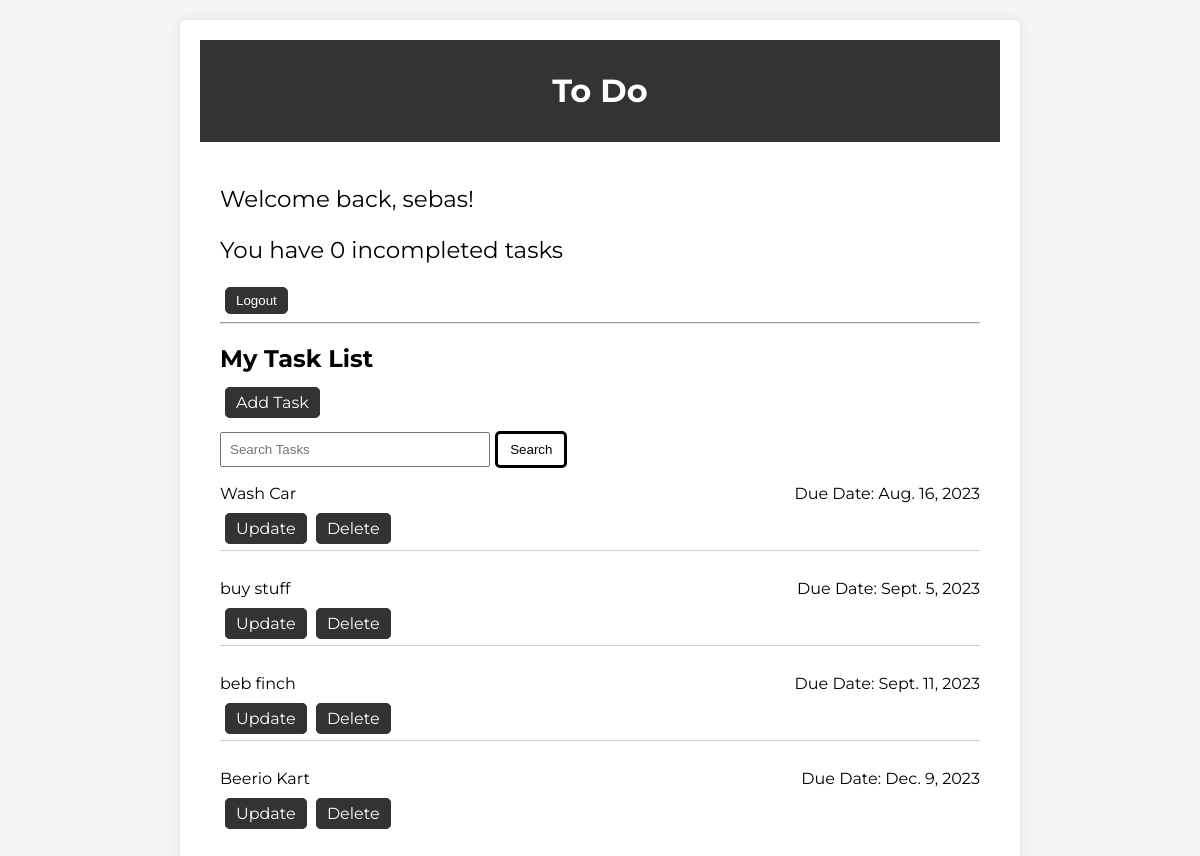
The app's page /search/ (signed in) with its own data.
### tasks/models.py (models this page shows, shortened)
class Task(models.Model):
    title = models.CharField(max_length=200)
    description = models.TextField()
    user = models.ForeignKey(User, on_delete=models.CASCADE)
    created_at = models.DateTimeField(auto_now_add=True)
    due_date = models.DateField()
    completed = models.BooleanField(default=False)
    class Meta():
        ordering = ['completed']

### tasks/views.py (the view)
# urls.py: path('search/', views.searchTask, name='search_tasks'),
@login_required
def searchTask(request):
    form = SearchForm(request.GET)
    tasks = [] # Will make a list for the searched tasks
    if form.is_valid():
        query = form.cleaned_data['query'] # get the users input search
        if query:
            tasks = Task.objects.filter(title__icontains=query)  # Perform the search query
    else: # isn't valid if the search is blank
        tasks = Task.objects.filter(user=request.user) # If the search is empty
    context = {'form': form, 'tasks': tasks}
    return render(request, 'tasks/list.html', context)

### tasks/forms.py
class SearchForm(forms.Form):
    query = forms.CharField(max_length=100, label='Search')

### tasks/templates/tasks/list.html (shortened to what this page needs)
{% extends 'tasks/main.html' %}
{% block content %}
    {% if request.user.is_authenticated %}
        <div class="header-text">
            <p>Welcome back, {{ request.user }}!</p>
            <p>You have {{ incomplete_tasks|length }} incompleted tasks</p>
        </div>
        <form method="post" action="{% url 'logout' %}" style="display: inline;">
            <button type="submit" class="logout-link">Logout</button>
        </form>
    {% else %}
        <a href="{% url 'login' %}" class="login-link">Login</a>
    {% endif %}
    <hr>
    <h2>My Task List</h2>
    <a href="{% url 'create_task' %}" class="add-task-link">Add Task</a>
    <form method="get" action="{% url 'search_tasks' %}">
        <input type="text" name="query" placeholder="Search Tasks" class="search-box">
        <input type="submit" value="Search" class="search-button">
    </form>
    {% for task in tasks %}
        <div class="task-view">
            <div class="task-info">
                <p {% if task.completed %}class="completed-task"{% endif %}>{{ task.title }}</p>
                <p>Due Date: {{ task.due_date }}</p>
            </div>
            <a href="{% url 'update_task' task.id %}" class="update-link">Update</a>
            <a href="{% url 'delete_task' task.id %}" class="delete-link">Delete</a>
        </div>
    {% endfor %}
{% endblock %}

### static/css/style.css (style rules this page uses)
body { font-family: 'Montserrat', sans-serif; background-color: #f4f4f4; }
.header-text { font-size: 23px; }
a { color: #007BFF; text-decoration: none; transition: color 0.3s; }
.search-box { width: 250px; padding: 8px; margin-top: 20px; margin-right: 1px; }
.task-view:not(:last-child) { border-bottom: 1px solid #ccc; padding-bottom: 12px; margin-bottom: 12px; }
.task-info { display: flex; justify-content: space-between; }
.search-button { background-color: white; border: solid; border-radius: 5px; padding: 8px 12px; cursor: pointer; }
.add-task-link, .update-link, .delete-link { padding: 5px 10px; margin-left: 5px; background-color: #333; color: #fff; text-decoration: none; border-radius: 5px; cursor: pointer; transition: opacity 0.15s; border: 1px solid #333; }
.create-task-form button, .update-task-form button, .delete-task-form button, .login-form button, .register-form button, .logout-link { padding: 5px 10px; margin-left: 5px; background-color: #333; color: #fff; text-decoration: none; border-radius: 5px; cursor: pointer; transition: opacity 0.15s; border: 1px solid #333; }

### records on screen
Task: title "Wash Car", due_date "Aug. 16, 2023"
Task: title "buy stuff", due_date "Sept. 5, 2023"
Task: title "beb finch", due_date "Sept. 11, 2023"
Task: title "Beerio Kart", due_date "Dec. 9, 2023"

### other values on screen
{{ request.user }} "sebas"
{{ incomplete_tasks|length }} "0"
